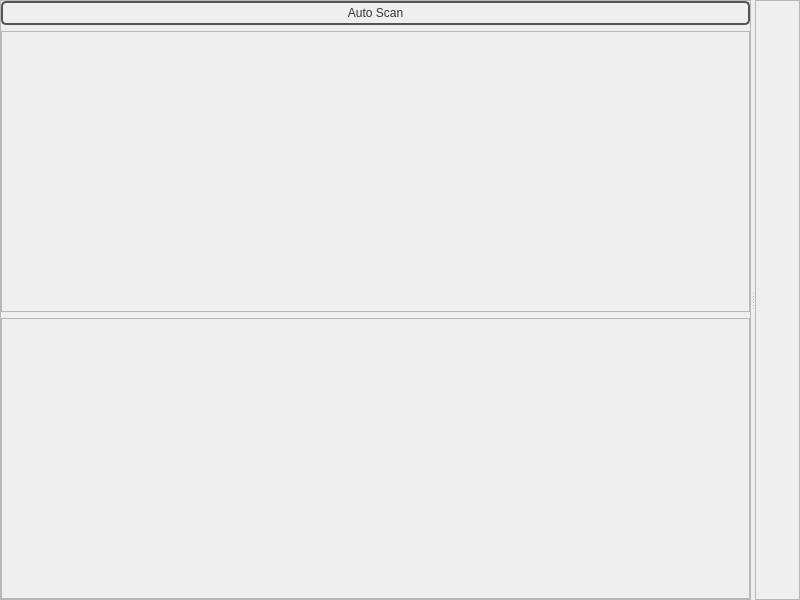
<?xml version="1.0" encoding="UTF-8"?>
<ui version="4.0">
 <class>MainWindow</class>
 <widget class="QMainWindow" name="MainWindow">
  <property name="geometry">
   <rect>
    <x>0</x>
    <y>0</y>
    <width>800</width>
    <height>600</height>
   </rect>
  </property>
  <property name="windowTitle">
   <string>MainWindow</string>
  </property>
  <property name="styleSheet">
   <string notr="true">QPushButton {
color: #333;
border: 2px solid #555;
border-radius: 5px;
padding: 3px;
background: qradialgradient(cx: 0.2, cy: -0.4,
fx: 0.3, fy: -0.5,
radius: 1.3, stop: 0 #fff, stop: 1 #888);
min-width: 50px;
}

QPushButton:pressed {
background: qradialgradient(cx: 0.4, cy: -0.1,
fx: 0.4, fy: -0.1,
radius: 1.35, stop: 0 #fff, stop: 1 #ddd);
}

QFrame.PeripheralCollection{
border-top-left-radius: 5px;
border-top-right-radius: 5px;
border: 1px solid black;
background: qlineargradient(x1: 0, y1: 0, x2: 0, y2: 1,
stop: 0 #6af, stop: 0.1 #689);
}
QFrame.PeripheralCollection QLabel {
color: white;
font-weight: bold;
}

QFrame.PeripheralCollectionInner {
background: qlineargradient(x1: 0, y1: 0, x2: 0, y2: 1,
stop: 0 #abe, stop: 0.7 #aba);
border: none;
border-top: 1px solid black;
}

QFrame.PeripheralCollectionInner QLabel{
color: black;
}

#scrollLayout, #scroll2layout{
background: qlineargradient(x1: 0, y1: 0, x2: 0, y2: 1,
stop: 0 #abe, stop: 0.7 #aba);

}</string>
  </property>
  <widget class="QWidget" name="centralwidget">
   <layout class="QGridLayout" name="gridLayout">
    <property name="margin">
     <number>0</number>
    </property>
    <property name="spacing">
     <number>0</number>
    </property>
    <item row="0" column="0">
     <widget class="QSplitter" name="splitter">
      <property name="orientation">
       <enum>Qt::Horizontal</enum>
      </property>
      <widget class="QFrame" name="frame">
       <property name="sizePolicy">
        <sizepolicy hsizetype="Maximum" vsizetype="Preferred">
         <horstretch>0</horstretch>
         <verstretch>0</verstretch>
        </sizepolicy>
       </property>
       <property name="frameShape">
        <enum>QFrame::StyledPanel</enum>
       </property>
       <property name="frameShadow">
        <enum>QFrame::Raised</enum>
       </property>
       <property name="class" stdset="0">
        <string>PeripheralCollection</string>
       </property>
       <layout class="QVBoxLayout" name="verticalLayout">
        <property name="spacing">
         <number>6</number>
        </property>
        <property name="margin">
         <number>0</number>
        </property>
        <item>
         <widget class="QPushButton" name="pushButton">
          <property name="text">
           <string>Auto Scan</string>
          </property>
         </widget>
        </item>
        <item>
         <widget class="QScrollArea" name="scrollArea">
          <property name="minimumSize">
           <size>
            <width>200</width>
            <height>0</height>
           </size>
          </property>
          <property name="styleSheet">
           <string notr="true"/>
          </property>
          <property name="widgetResizable">
           <bool>true</bool>
          </property>
          <widget class="QWidget" name="scrollLayout">
           <property name="geometry">
            <rect>
             <x>0</x>
             <y>0</y>
             <width>745</width>
             <height>265</height>
            </rect>
           </property>
           <layout class="QVBoxLayout" name="nodeArea">
            <property name="spacing">
             <number>0</number>
            </property>
            <property name="margin">
             <number>0</number>
            </property>
            <item>
             <spacer name="verticalSpacer">
              <property name="orientation">
               <enum>Qt::Vertical</enum>
              </property>
              <property name="sizeHint" stdset="0">
               <size>
                <width>20</width>
                <height>40</height>
               </size>
              </property>
             </spacer>
            </item>
           </layout>
          </widget>
         </widget>
        </item>
        <item>
         <widget class="QScrollArea" name="scrollArea_2">
          <property name="styleSheet">
           <string notr="true"/>
          </property>
          <property name="widgetResizable">
           <bool>true</bool>
          </property>
          <widget class="QWidget" name="scroll2layout">
           <property name="geometry">
            <rect>
             <x>0</x>
             <y>0</y>
             <width>745</width>
             <height>265</height>
            </rect>
           </property>
           <property name="styleSheet">
            <string notr="true"/>
           </property>
           <layout class="QVBoxLayout" name="paramMenus">
            <property name="spacing">
             <number>0</number>
            </property>
            <property name="margin">
             <number>0</number>
            </property>
            <item>
             <spacer name="verticalSpacer_2">
              <property name="orientation">
               <enum>Qt::Vertical</enum>
              </property>
              <property name="sizeHint" stdset="0">
               <size>
                <width>20</width>
                <height>40</height>
               </size>
              </property>
             </spacer>
            </item>
           </layout>
          </widget>
         </widget>
        </item>
       </layout>
      </widget>
      <widget class="QFrame" name="frame_2">
       <property name="frameShape">
        <enum>QFrame::StyledPanel</enum>
       </property>
       <property name="frameShadow">
        <enum>QFrame::Raised</enum>
       </property>
       <layout class="QVBoxLayout" name="plot_area">
        <property name="spacing">
         <number>0</number>
        </property>
        <property name="margin">
         <number>5</number>
        </property>
       </layout>
      </widget>
     </widget>
    </item>
   </layout>
  </widget>
  <widget class="QMenuBar" name="menubar">
   <property name="geometry">
    <rect>
     <x>0</x>
     <y>0</y>
     <width>800</width>
     <height>25</height>
    </rect>
   </property>
  </widget>
 </widget>
 <resources/>
 <connections>
  <connection>
   <sender>pushButton</sender>
   <signal>clicked()</signal>
   <receiver>MainWindow</receiver>
   <slot>scan()</slot>
   <hints>
    <hint type="sourcelabel">
     <x>695</x>
     <y>45</y>
    </hint>
    <hint type="destinationlabel">
     <x>804</x>
     <y>59</y>
    </hint>
   </hints>
  </connection>
 </connections>
 <slots>
  <slot>scan()</slot>
 </slots>
</ui>
